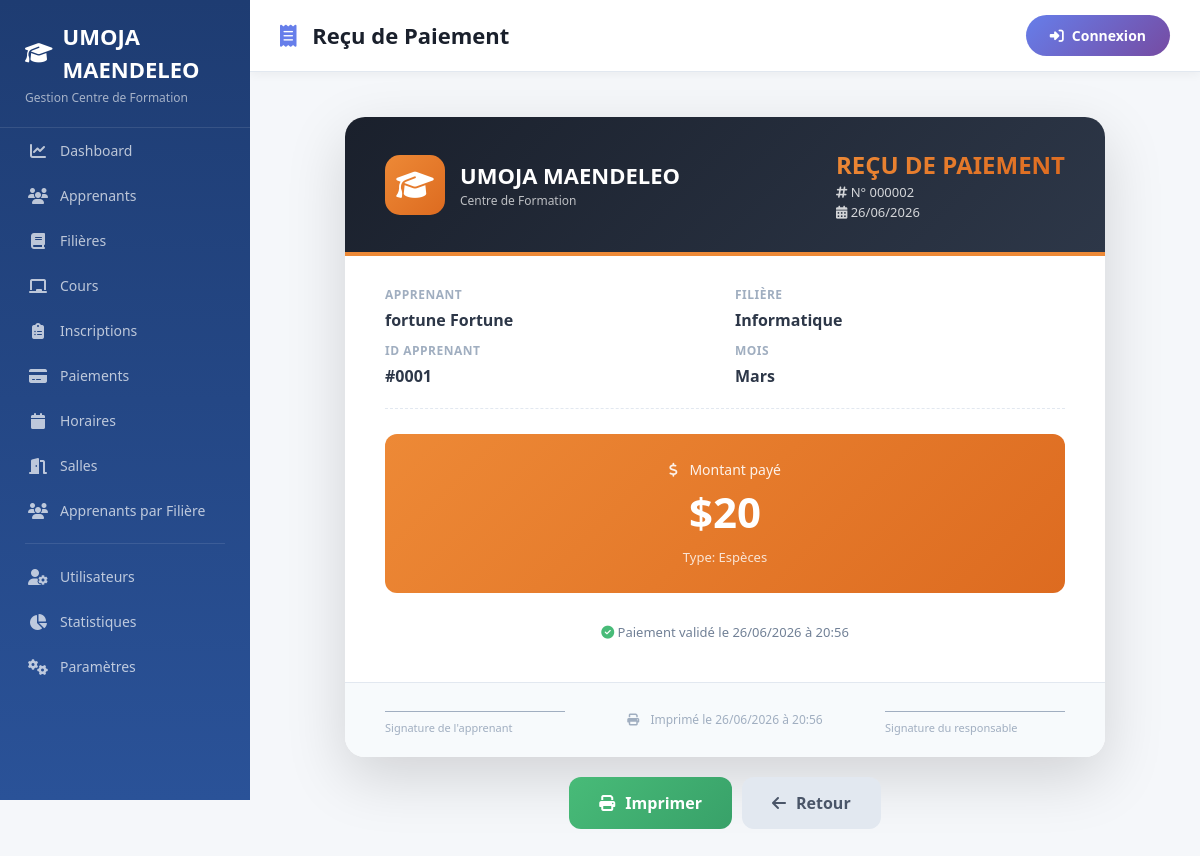
The app's page /pages/recu-paiement.php?id=2 with its own data.
### tables this page shows
CREATE TABLE `apprenant` (
  `id_apprenant` int(11) NOT NULL,
  `nom` varchar(100) NOT NULL,
  `prenom` varchar(100) NOT NULL,
  `telephone` varchar(20) DEFAULT NULL,
  `adresse` varchar(255) DEFAULT NULL
);

CREATE TABLE `filiere` (
  `id_filiere` int(11) NOT NULL,
  `nom` varchar(100) NOT NULL,
  `duree` varchar(50) DEFAULT NULL,
  `frais_mensuel` decimal(10,2) DEFAULT NULL
);

CREATE TABLE `paiement` (
  `id_paiement` int(11) NOT NULL,
  `montant` decimal(10,2) NOT NULL,
  `type` varchar(50) DEFAULT NULL,
  `mois` varchar(30) DEFAULT NULL,
  `id_inscription` int(11) DEFAULT NULL,
  `date_creation` timestamp NOT NULL DEFAULT current_timestamp()
);

### classes/Paiement.php (called while the page is built, shortened)
<?php
class Paiement {
    private $conn;
    private $table = 'paiement';
    public function __construct($db) {
        $this->conn = $db;
    }
    public function getById($id) {
        $query = "SELECT p.*, a.nom, a.prenom FROM " . $this->table . " p
                  LEFT JOIN inscription i ON p.id_inscription = i.id_inscription
                  LEFT JOIN apprenant a ON i.id_apprenant = a.id_apprenant
                  WHERE p.id_paiement = :id";
        $stmt = $this->conn->prepare($query);
        $stmt->bindParam(':id', $id);
        $stmt->execute();
        return $stmt->fetch(PDO::FETCH_ASSOC);
    }
}

### classes/Inscription.php (called while the page is built, shortened)
<?php
class Inscription {
    private $conn;
    private $table = 'inscription';
    public function __construct($db) {
        $this->conn = $db;
    }
    public function getById($id) {
        $query = "SELECT i.*, a.nom, a.prenom, f.nom as filiere_nom, f.frais_mensuel
                  FROM " . $this->table . " i
                  LEFT JOIN apprenant a ON i.id_apprenant = a.id_apprenant
                  LEFT JOIN filiere f ON i.id_filiere = f.id_filiere
                  WHERE i.id_inscription = :id";
        $stmt = $this->conn->prepare($query);
        $stmt->bindParam(':id', $id);
        $stmt->execute();
        return $stmt->fetch(PDO::FETCH_ASSOC);
    }
}

### classes/Apprenant.php (called while the page is built, shortened)
<?php
class Apprenant {
    private $conn;
    private $table = 'apprenant';
    public function __construct($db) {
        $this->conn = $db;
    }
    public function getById($id) {
        try {
            $query = "SELECT * FROM " . $this->table . " WHERE id_apprenant = :id LIMIT 1";
            $stmt = $this->conn->prepare($query);
            $stmt->bindParam(':id', $id, PDO::PARAM_INT);
            $stmt->execute();
            return $stmt->fetch(PDO::FETCH_ASSOC);
        } catch (PDOException $e) {
            error_log("Erreur getById: " . $e->getMessage());
            return false;
        }
    }
}

### classes/Filiere.php (called while the page is built, shortened)
<?php
class Filiere {
    private $conn;
    private $table = 'filiere';
    public function __construct($db) {
        $this->conn = $db;
    }
    public function getById($id) {
        $query = "SELECT * FROM " . $this->table . " WHERE id_filiere = :id";
        $stmt = $this->conn->prepare($query);
        $stmt->bindParam(':id', $id);
        $stmt->execute();
        return $stmt->fetch(PDO::FETCH_ASSOC);
    }
}

### pages/recu-paiement.php (the view, shortened to what this page needs)
<?php
require_once __DIR__ . '/../classes/Paiement.php';
require_once __DIR__ . '/../classes/Inscription.php';
require_once __DIR__ . '/../classes/Apprenant.php';
require_once __DIR__ . '/../classes/Filiere.php';
$database = new Database();
$db = $database->connect();
$paiement = new Paiement($db);
$inscription = new Inscription($db);
$apprenant = new Apprenant($db);
$filiere = new Filiere($db);
$id_paiement = (int)$_GET['id'];
$pay = $paiement->getById($id_paiement);
$detail_inscription = $inscription->getById($pay['id_inscription']);
$apprenant_info = $apprenant->getById($detail_inscription['id_apprenant']);
$filiere_info = $filiere->getById($detail_inscription['id_filiere']);
include __DIR__ . '/../includes/header.php';
?>
<div class="content-wrapper" style="max-width: 800px; margin: 0 auto; padding: 20px;">
    <div id="receipt-content">
        <div class="receipt-card">
            <div class="receipt-header">
                <div style="display: flex; align-items: center; gap: 15px;">
                    <div class="logo-icon"><i class="fas fa-graduation-cap"></i></div>
                    <div>
                        <div class="company-name">UMOJA MAENDELEO</div>
                        <div style="font-size: 12px; opacity: 0.7;">Centre de Formation</div>
                    </div>
                </div>
                <div class="receipt-title">
                    <h2>REÇU DE PAIEMENT</h2>
                    <div style="font-size: 13px; opacity: 0.8;">
                        <i class="fas fa-hashtag"></i> N° <?php echo str_pad($id_paiement, 6, '0', STR_PAD_LEFT); ?>
                    </div>
                    <div style="font-size: 13px; opacity: 0.8;">
                        <i class="fas fa-calendar-alt"></i> <?php echo date('d/m/Y', strtotime($pay['date_paiement'] ?? 'now')); ?>
                    </div>
                </div>
            </div>
            <div class="receipt-body">
                <div class="receipt-info-grid">
                    <div>
                        <div class="receipt-info-item">
                            <div class="label">Apprenant</div>
                            <div class="value"><?php echo htmlspecialchars($apprenant_info['prenom'] . ' ' . $apprenant_info['nom']); ?></div>
                        </div>
                        <div class="receipt-info-item" style="margin-top: 10px;">
                            <div class="label">ID Apprenant</div>
                            <div class="value">#<?php echo str_pad($apprenant_info['id_apprenant'], 4, '0', STR_PAD_LEFT); ?></div>
                        </div>
                    </div>
                    <div>
                        <div class="receipt-info-item">
                            <div class="label">Filière</div>
                            <div class="value"><?php echo htmlspecialchars($filiere_info['nom']); ?></div>
                        </div>
                        <div class="receipt-info-item" style="margin-top: 10px;">
                            <div class="label">Mois</div>
                            <div class="value"><?php echo htmlspecialchars($pay['mois'] ?? 'N/A'); ?></div>
                        </div>
                    </div>
                </div>
                <div class="receipt-amount-box">
                    <div class="amount-label">
                        <i class="fas fa-dollar-sign me-2"></i>
                        Montant payé
                    </div>
                    <div class="amount-value">$<?php echo number_format($pay['montant'], 0, ',', ' '); ?></div>
                    <div style="font-size: 13px; opacity: 0.8; margin-top: 5px;">
                        Type: <?php echo htmlspecialchars($pay['type'] ?? 'Espèces'); ?>
                    </div>
                </div>
                <div style="text-align: center; padding: 10px 0; font-size: 13px; color: #718096;">
                    <i class="fas fa-check-circle" style="color: #48bb78;"></i>
                    Paiement validé le <?php echo date('d/m/Y à H:i', strtotime($pay['date_paiement'] ?? 'now')); ?>
                </div>
            </div>
            <div class="receipt-footer">
                <div class="signature">
                    <div class="line"></div>
                    <div class="label">Signature de l'apprenant</div>
                </div>
                <div style="text-align: center; font-size: 12px; color: #a0aec0;">
                    <i class="fas fa-print me-2"></i>
                    Imprimé le <?php echo date('d/m/Y à H:i'); ?>
                </div>
                <div class="signature">
                    <div class="line"></div>
                    <div class="label">Signature du responsable</div>
                </div>
            </div>
        </div>
    </div>
    <div class="btn-group no-print">
        <button onclick="window.print()" class="btn-print">
            <i class="fas fa-print"></i> Imprimer
        </button>
        <a href="paiements.php" class="btn-back">
            <i class="fas fa-arrow-left"></i> Retour
        </a>
    </div>
</div>
<?php include __DIR__ . '/../includes/footer.php'; ?>

### includes/header.php (style rules this page uses)
* { margin: 0; padding: 0; box-sizing: border-box; }
body { font-family: 'Segoe UI', Tahoma, Geneva, Verdana, sans-serif; background: #f5f7fa; min-height: 100vh; }

### pages/recu-paiement.php (style rules this page uses)
.receipt-card { background: white; border-radius: 20px; box-shadow: 0 20px 60px rgba(0,0,0,0.15); overflow: hidden; max-width: 800px; margin: 0 auto; animation: slideDown 0.6s ease-out; }
.receipt-header { background: linear-gradient(135deg, #1a202c 0%, #2d3748 100%); padding: 30px 40px; color: white; display: flex; justify-content: space-between; align-items: center; border-bottom: 4px solid #ed8936; }
.receipt-header .logo-icon { width: 60px; height: 60px; background: linear-gradient(135deg, #ed8936 0%, #dd6b20 100%); border-radius: 15px; display: flex; align-items: center; justify-content: center; font-size: 30px; color: white; }
.receipt-header .company-name { font-size: 22px; font-weight: 700; }
.receipt-header .receipt-title h2 { font-size: 24px; font-weight: 700; margin: 0; background: linear-gradient(135deg, #ed8936 0%, #dd6b20 100%); -webkit-background-clip: text; -webkit-text-fill-color: transparent; background-clip: text; }
.receipt-body { padding: 30px 40px; }
.receipt-info-grid { display: grid; grid-template-columns: 1fr 1fr; gap: 20px; margin-bottom: 25px; padding-bottom: 20px; border-bottom: 1px dashed #e2e8f0; }
.receipt-info-item .label { font-size: 12px; color: #a0aec0; font-weight: 600; text-transform: uppercase; letter-spacing: 0.5px; }
.receipt-info-item .value { font-size: 16px; font-weight: 600; color: #2d3748; margin-top: 4px; }
.receipt-amount-box { background: linear-gradient(135deg, #ed8936 0%, #dd6b20 100%); border-radius: 12px; padding: 25px 30px; text-align: center; color: white; margin: 20px 0; }
.receipt-amount-box .amount-value { font-size: 42px; font-weight: 700; }
.receipt-amount-box .amount-label { font-size: 14px; opacity: 0.9; }
.receipt-footer { padding: 20px 40px; background: #f7fafc; border-top: 1px solid #e2e8f0; display: flex; justify-content: space-between; align-items: center; flex-wrap: wrap; gap: 15px; }
.receipt-footer .signature .line { width: 180px; border-top: 1px solid #a0aec0; margin: 8px auto; }
.receipt-footer .signature .label { font-size: 11px; color: #a0aec0; }
.btn-group { display: flex; gap: 10px; justify-content: center; margin-top: 20px; flex-wrap: wrap; }
.btn-print { background: linear-gradient(135deg, #48bb78 0%, #38a169 100%); color: white; padding: 14px 30px; border: none; border-radius: 12px; font-weight: 600; font-size: 16px; cursor: pointer; transition: all 0.3s ease; display: inline-flex; align-items: center; gap: 10px; }
.btn-back { background: #e2e8f0; color: #4a5568; padding: 14px 30px; border: none; border-radius: 12px; font-weight: 600; font-size: 16px; cursor: pointer; transition: all 0.3s ease; display: inline-flex; align-items: center; gap: 10px; text-decoration: none; }

### records on screen
apprenant: prenom+nom "fortune Fortune", id_apprenant "0001"
filiere: nom "Informatique"
paiement: mois "Mars", montant "20", type "Espèces"

### other values on screen
$page_title "Reçu de Paiement"
str_pad($id_paiement, 6, '0', STR_PAD_LEFT) "000002"
date('d/m/Y', strtotime($pay['date_paiement'] ?? 'now')) "26/06/2026"
date('d/m/Y à H:i', strtotime($pay['date_paiement'] ?? 'now')) "26/06/2026 à 20:56"
